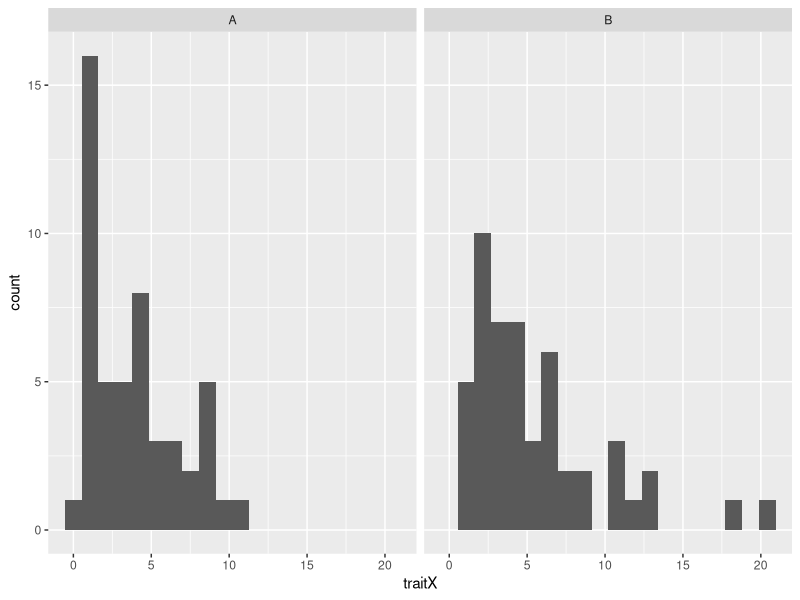

This chart was generated by the following R code:
## ---- chunk 1
wkdir <- "/Users/stevep11/Library/CloudStorage/Dropbox/teaching/LIFE707/LIFE707_25_26/Topics/Topic3"

knitr::opts_chunk$set(echo = TRUE, root.dir = wkdir)

setwd(wkdir)
## ---- chunk 2
library(tidyverse)
## ---- chunk 3
spider <- read.table("spider.txt",header=TRUE)
head(spider)
## ---- chunk 4
t.test(spider$speed.before,spider$speed.after, paired=TRUE)
## ---- chunk 5
#commented out to be doubly sure that file not over-written
#if(!file.exists("gamma_data.txt")){
  
#  write.table(data.frame(Trt=rep(c("A","B"),each=50),traitX=c(rgamma(50,2,0.5),1.5*rgamma(50,2,0.5))),
#              file="gamma_data.txt", quote=FALSE,col.names=TRUE,row.names = FALSE,sep="\t")
#}
## ---- chunk 6
gamma <- read.table("gamma_data.txt", header = TRUE)
## ---- chunk 7
gamma1 <- ggplot(gamma, aes(x=traitX, group=Trt))
gamma1 + geom_histogram(bins=20) + facet_wrap(~ Trt)
## ---- chunk 8
A <- subset(gamma, Trt == "A")
B <- subset(gamma, Trt == "B")

mean(A$traitX)
mean(B$traitX)

## ---- chunk 9
wilcox.test(traitX ~ Trt, data=gamma)

# An equivalent is 
# wilcox.test(A$traitX, B$traitX)

## ---- chunk 10
t.test(traitX ~ Trt, data=gamma)
## ---- chunk 11
possum <- read.csv("possum.csv")

## ---- chunk 12
cor.test(possum$hdlngth, possum$skullw, method="spearman")
## ---- chunk 13
barley <- read.csv("barley.csv")
## ---- chunk 14
table(barley$genotype,barley$status)
## ---- chunk 15
chisq.test(barley$genotype,barley$status)
## ---- chunk 16
fisher.test(barley$genotype,barley$status)
